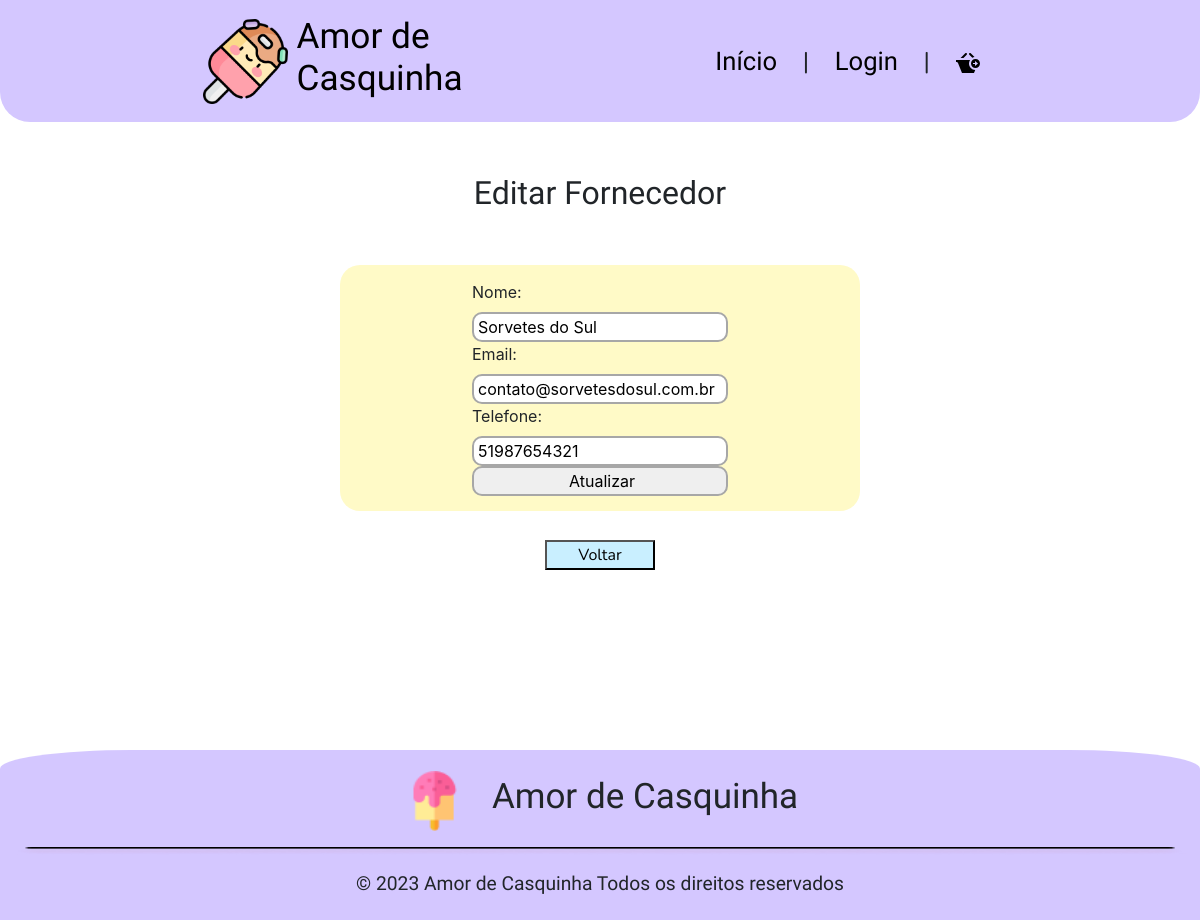
Before: /app/view/editarFornecedores.php?fornEmail=contato@sorvetesdosul.com.br with the older database file.
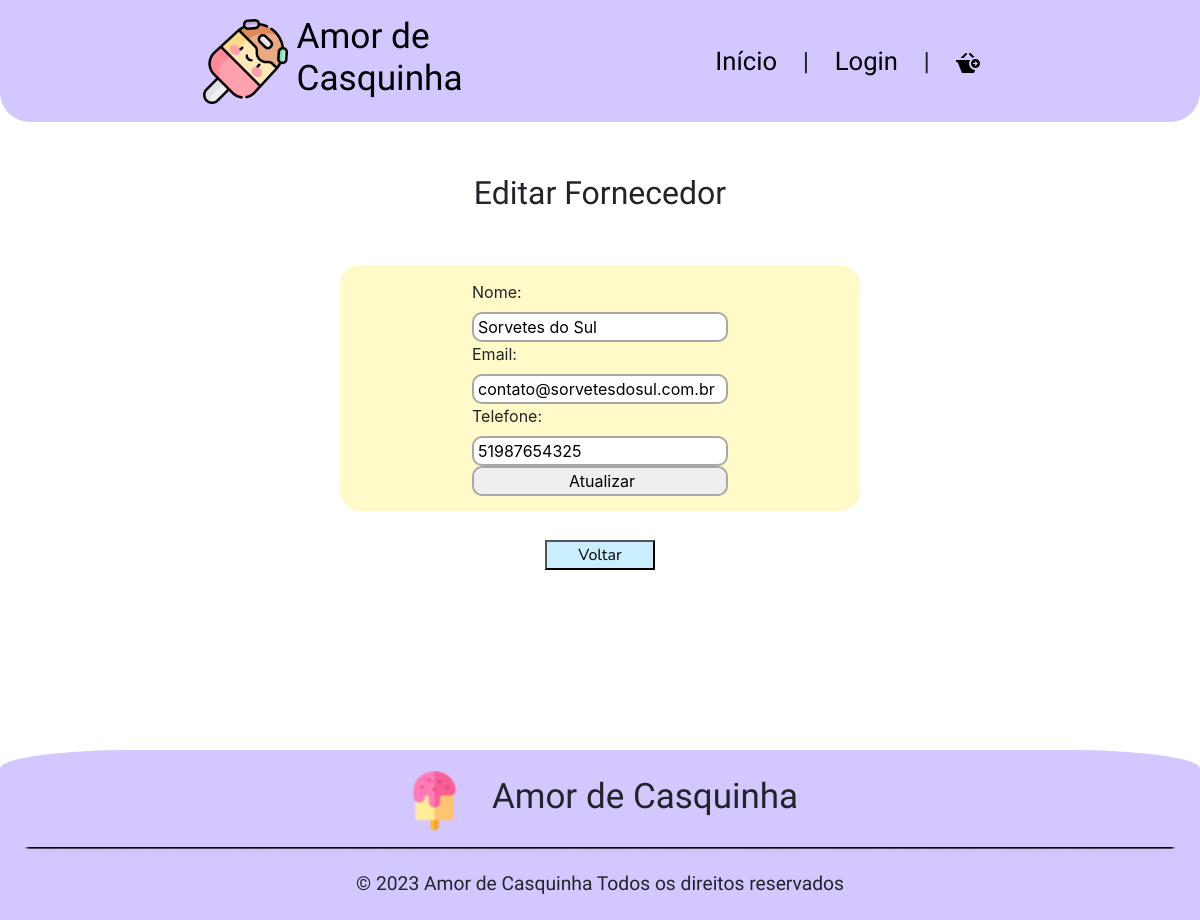
After: the same page with the newer database file.
### tables this page shows
CREATE TABLE `fornecedores` (
  `idFornecedor` int(11) NOT NULL,
  `nome` varchar(255) NOT NULL,
  `telefone` varchar(20) DEFAULT NULL,
  `email` varchar(255) DEFAULT NULL,
  `cnpj` varchar(20) NOT NULL,
  `desativado` int(11) DEFAULT NULL,
  `idEndereco` int(11) DEFAULT NULL
);

### app/config/database.php (called while the page is built, shortened)
<?php
    class Database {
        private $host;
        private $db;
        private $user;
        private $pass;
        private $charset;
        private $conn;
        public function __construct() {
            $env = file_get_contents(__DIR__."/.env");
            $lines = explode("\n",$env);
            $this->host = 'localhost';
            $this->db = 'db_sorveteria';
            $this->user = 'root';
            $this->pass = '';
            $this->charset = 'utf8mb4';
        }
        public function getConnection() {
            $dsn = "mysql:host={$this->host};dbname={$this->db};charset={$this->charset}";
            $options = [
                PDO::ATTR_ERRMODE            => PDO::ERRMODE_EXCEPTION,
                PDO::ATTR_DEFAULT_FETCH_MODE => PDO::FETCH_ASSOC,
                PDO::ATTR_EMULATE_PREPARES   => false,
            ];
            try {
                $this->conn = new PDO($dsn, $this->user, $this->pass, $options);
            } catch (PDOException $e) {
                throw new PDOException($e->getMessage(), (int)$e->getCode());
            }
            return $this->conn;
        }
}

### app/model/fornecedores.php (called while the page is built, shortened)
<?php
    require_once '../config/database.php';
    class Fornecedores{
        private $conn;
        public function __construct(){
            $database = new DataBase;
            $this->conn = $database->getConnection();
        }
        public function listarFornecedorEmail($email){
            try{
                $cmd = $this->conn->prepare("CALL ListarFornecedorPorEmail(?)");
                $cmd->bindParam(1, $email);
                $cmd->execute();
                $funcionarios = $cmd->fetch(PDO::FETCH_ASSOC);
                return $funcionarios;
            } catch (PDOException $e) {
                echo "Erro no banco de dados: " . $e->getMessage();
            }
        }
    }
?>

### app/controller/fornecedorController.php (called while the page is built, shortened)
<?php
    require '../model/fornecedores.php';
    class FornecedorController{
        private $fornecedor;
        public function __construct(){
            $this->fornecedor = new Fornecedores();
        }
        public function listarFornecedorEmail($email){
            $furnDados = $this->fornecedor->listarFornecedorEmail($email);
            return $furnDados;
        }
    }
?>

### app/view/editarFornecedores.php (the view, shortened to what this page needs)
<?php
require_once '../controller/fornecedorController.php';
$forn = new FornecedorController();
if(isset($_GET['fornEmail'])) {
    $emailForn = $_GET['fornEmail'];
    $dadosForn = $forn->listarFornecedorEmail($emailForn);
}
?>
<!DOCTYPE html>
<html lang="pt-br">
<head>
    <link href="https://cdn.jsdelivr.net/npm/bootstrap@5.3.2/dist/css/bootstrap.min.css" rel="stylesheet">
    <link rel="stylesheet" href="https://stackpath.bootstrapcdn.com/bootstrap/4.1.3/css/bootstrap.min.css">
    <link rel="stylesheet" href="style/CabecalhoRodape.css">
    <link rel="stylesheet" href="style/editFuncS.css">
</head>
<body>
    <?php
        include_once 'components/header.php';
    ?>
    <main>
        <h1 class="m-auto text-center pt-4 pb-4">Editar Fornecedor</h1>
        <div class="conteiner">
            <div class="conteiner1">
                <div class="c1">
                    <div class="c2">
                    <form action="editarFornecedores.php" method="POST" id="formulario" class="formulario">
                        <label for="nome2">Nome:</label>
                        <input type="text" id="nome2" name="nomeFornEdt" value="<?= $dadosForn['nome']; ?>" required>
                        <label for="email2">Email:</label>
                        <input type="text" id="email2" name="emailFornEdt" value="<?= $dadosForn['email']; ?>" required>
                        <label for="telefone2">Telefone:</label>
                        <input type="text" id="telefone2" name="telefoneFornEdt" value="<?= $dadosForn['telefone']; ?>" required>
                        <input type="submit" value="Atualizar" name="btnAtualizar">
                    </form>
                    </div>
                </div>
            </div>
            <button class="voltar"><a href="sessaoFornecedores.php">Voltar</a></button>
        </div>
    </main>
    <?php
        include_once 'components/footer.php';
    ?>
</body>
</html>

Changed rows visible on the page:
changed fornecedores "Sorvetes do Sul": telefoneFornEdt "51987654321" → "51987654325"
